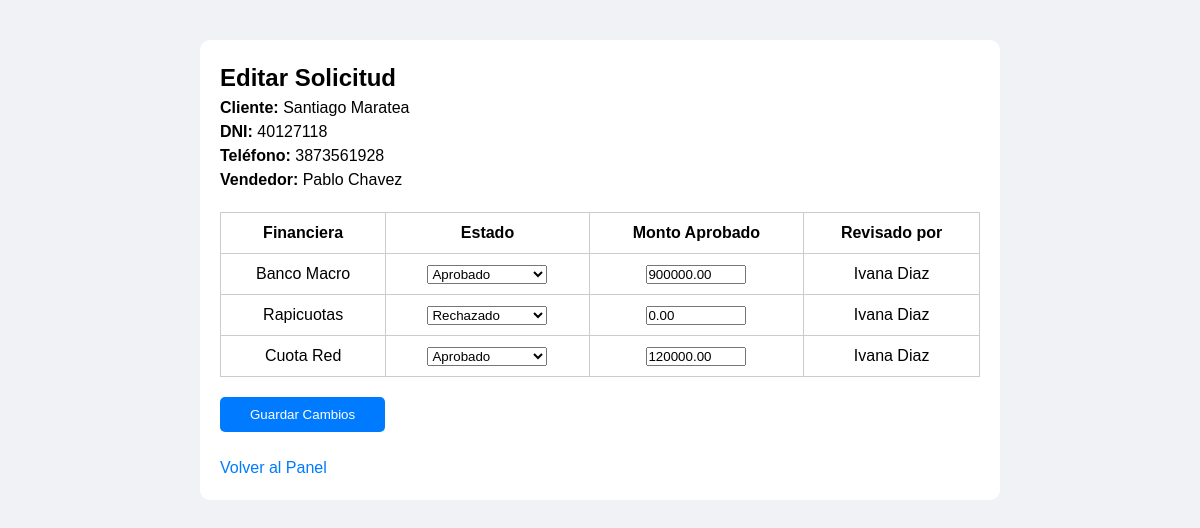
/editar_solicitud.php?id=2 (signed in), run on the app's committed database.
### tables this page shows
CREATE TABLE `solicitudes` (
  `id` int(11) NOT NULL,
  `vendedor_id` int(11) NOT NULL,
  `cliente_nombre` varchar(100) NOT NULL,
  `dni_cliente` varchar(20) NOT NULL,
  `telefono_cliente` varchar(20) DEFAULT NULL,
  `creado_en` timestamp NOT NULL DEFAULT current_timestamp(),
  `revisado_por` int(11) DEFAULT NULL
);

CREATE TABLE `usuarios` (
  `id` int(11) NOT NULL,
  `usuario` varchar(50) NOT NULL,
  `nombre` varchar(100) NOT NULL,
  `email` varchar(100) NOT NULL,
  `password` varchar(255) NOT NULL,
  `rol` enum('vendedor','administrativo') NOT NULL
);

CREATE TABLE `solicitudes_financieras` (
  `id` int(11) NOT NULL,
  `solicitud_id` int(11) NOT NULL,
  `financiera` varchar(50) NOT NULL,
  `estado` enum('Pendiente','Aprobado','Rechazado') DEFAULT 'Pendiente',
  `monto_aprobado` decimal(12,2) DEFAULT 0.00,
  `observaciones` text DEFAULT NULL,
  `revisado_por` int(11) DEFAULT NULL
);

### editar_solicitud.php (the view, shortened to what this page needs)
<?php
require 'config.php';
$solicitud_id = intval($_GET['id']);
$stmt = $conn->prepare("SELECT s.*, u.nombre AS vendedor FROM solicitudes s JOIN usuarios u ON s.vendedor_id = u.id WHERE s.id = ?");
$stmt->bind_param("i", $solicitud_id);
$stmt->execute();
$res = $stmt->get_result();
$solicitud = $res->fetch_assoc();
$stmt2 = $conn->prepare("SELECT f.*, u.nombre AS revisado_nombre FROM solicitudes_financieras f LEFT JOIN usuarios u ON f.revisado_por = u.id WHERE solicitud_id = ?");
$stmt2->bind_param("i", $solicitud_id);
$stmt2->execute();
$financieras = $stmt2->get_result();
?>
<!DOCTYPE html>
<html lang="es">
<head>
</head>
<body>
<div class="container">
    <h2>Editar Solicitud</h2>
    <p><strong>Cliente:</strong> <?= htmlspecialchars($solicitud['cliente_nombre']) ?></p>
    <p><strong>DNI:</strong> <?= htmlspecialchars($solicitud['dni_cliente']) ?></p>
    <p><strong>Teléfono:</strong> <?= htmlspecialchars($solicitud['telefono_cliente']) ?></p>
    <p><strong>Vendedor:</strong> <?= htmlspecialchars($solicitud['vendedor']) ?></p>
    <form method="post">
        <table>
            <tr>
                <th>Financiera</th>
                <th>Estado</th>
                <th>Monto Aprobado</th>
                <th>Revisado por</th>
            </tr>
            <?php while ($fin = $financieras->fetch_assoc()) { ?>
            <tr>
                <td><?= htmlspecialchars($fin['financiera']) ?></td>
                <td>
                    <select name="estado[]">
                        <option value="Aprobado" <?= ($fin['estado']=='Aprobado') ? 'selected' : '' ?>>Aprobado</option>
                        <option value="Rechazado" <?= ($fin['estado']=='Rechazado') ? 'selected' : '' ?>>Rechazado</option>
                    </select>
                </td>
                <td><input type="number" name="monto[]" step="1000" value="<?= $fin['monto_aprobado'] ?>"></td>
                <td><?= $fin['revisado_nombre'] ?? '-' ?></td>
            </tr>
            <?php } ?>
        </table>
        <button type="submit">Guardar Cambios</button>
    </form>
    <br><a href="admin_panel.php">Volver al Panel</a>
</div>
</body>
</html>

### editar_solicitud.php (style rules this page uses)
* { margin: 0; padding: 0; box-sizing: border-box; }
.container { max-width: 1200px; margin: 0 auto; padding: 0 15px; }
body { font-family: Arial, sans-serif; font-size: 16px; line-height: 1.5; }
body { font-family: Arial, sans-serif; background-color: #f0f2f5; }
.container { width: 90%; max-width: 800px; margin: 40px auto; background: #fff; padding: 20px; border-radius: 10px; }
table { width: 100%; border-collapse: collapse; margin-top: 20px; }
table, th, td { border: 1px solid #ccc; padding: 8px; text-align: center; }
input[type="number"] { width: 100px; }
select { width: 120px; }
button { margin-top: 20px; padding: 10px 30px; background-color: #007bff; color: white; border: none; border-radius: 5px; }
a { text-decoration: none; color: #007bff; }

### data on the page
solicitudes: cliente_nombre "Santiago Maratea", dni_cliente "40127118", telefono_cliente "3873561928", vendedor.nombre "Pablo Chavez"
solicitudes_financieras: financiera "Banco Macro", estado "Aprobado", monto_aprobado "900000.00", usuarios.nombre "Ivana Diaz"
solicitudes_financieras: financiera "Rapicuotas", estado "Rechazado", monto_aprobado "0.00", usuarios.nombre "Ivana Diaz"
solicitudes_financieras: financiera "Cuota Red", estado "Aprobado", monto_aprobado "120000.00", usuarios.nombre "Ivana Diaz"
